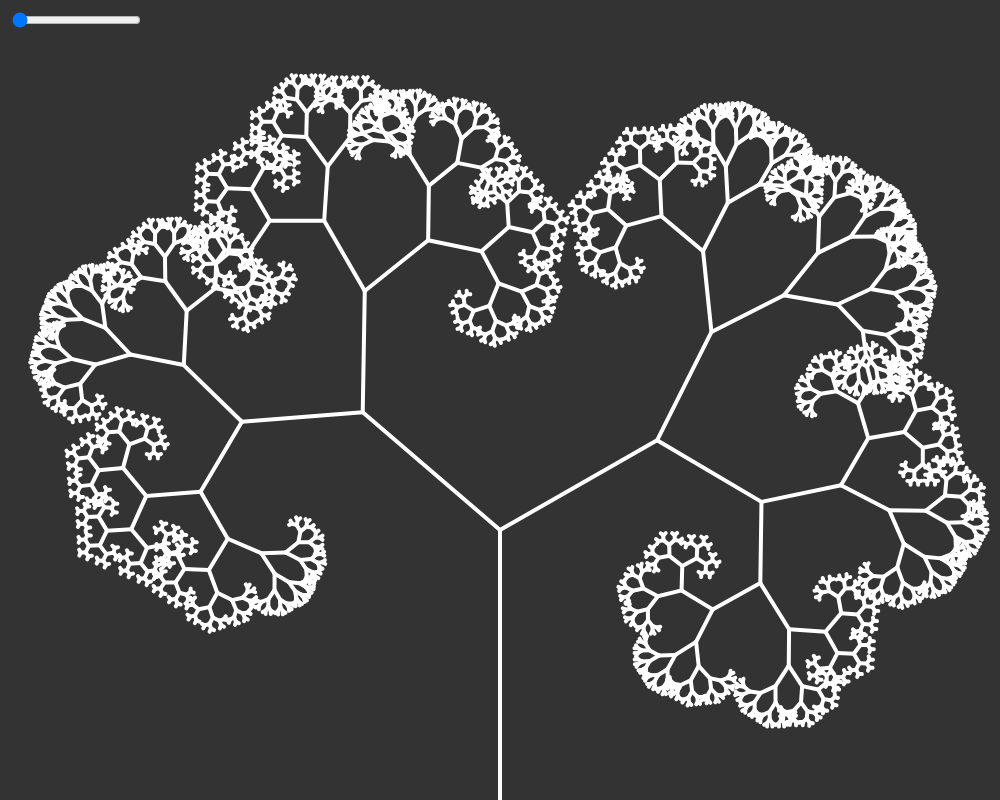
Frame 1 (no input)
Frame 60 (no input): identical to frame 1, image omitted
Frame 120 (the mouse pressed at the canvas centre since frame 60): identical to frame 1, image omitted

The p5.js sketch that drew this single still picture (run headless with seeded random() and noise() and a simulated clock; from frame 60 on, the mouse is pressed at the canvas centre):

// p5.js sketch
// ── sketch.js
var a;
var xoff;
var st = 0;
var inc = 0.01;
var stInc = 0.0005;

var speed;
var hidden = false;

function setup( ) {
   createCanvas(1000, 800);
   colorMode(HSB);

   speed = createSlider(0, 1, 0, 0.0001);
   speed.position(10, 10);

   a = 0;
}

function draw( ) {
   background(20);
   strokeWeight(4);
   translate(width/2, height);

   stInc = speed.value( );

   xoff = st;

   branch(270);

   st += stInc;
}

function branch(len) {
   stroke(100);
   line(0, 0, 0, -len);
   translate(0, -len);
   if(len > 4) {
      a = noise(xoff) * PI/2;
      push( );
      rotate(a);
      branch(len * 0.67);
      pop( );

      push( );
      rotate(-a);
      branch(len * 0.67);
      pop( );
      xoff += inc;
   }
}

function keyPressed( ) {
   if(hidden) {
      hidden = false;
      speed.show( );
   }
   else {
      hidden = true;
      speed.hide( );
   }
}
